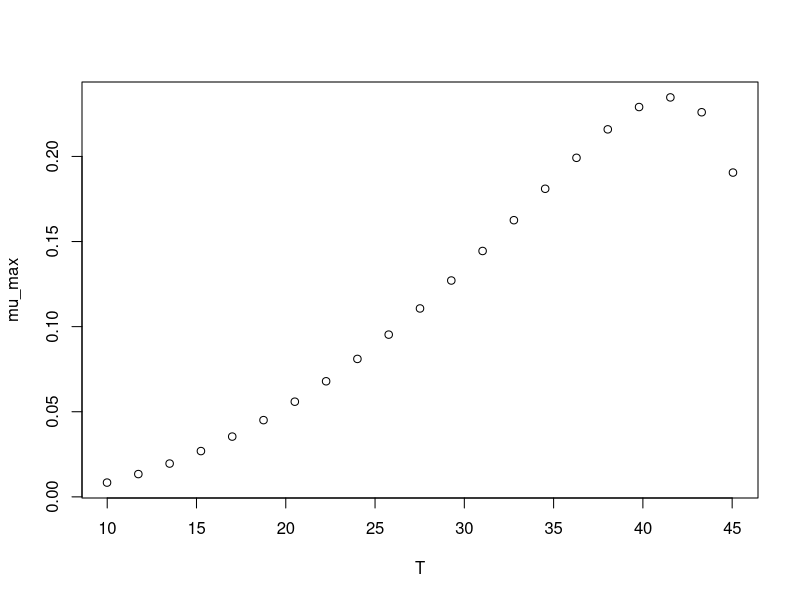

Recreate this plot in R.
#############################
# start of Parameter script
#############################
T <- seq(9.99000999000999,45.045,length.out=21)
#############################
# end of Parameter script
#############################
############################# 
# start of Model script Gropin ID 1171 
#############################
 
# constant coefficients for this model
 
variables <- data.frame(T)
argumentsPar <- expand.grid(variables)
 
# heart of the model
response_surface <- function(T) {
   mumax <-0.00019*((T-3.35)^2)*(1-exp(0.29*(T-48.01)))

return(mumax=mumax)
} 

# output parameters
mumax <- cbind(argumentsPar,response_surface(argumentsPar['T']))
colnames(mumax) <- c(colnames(argumentsPar),'mumax')
#############################
# End of Model script
#############################
############################# 
# start of Visualisation script Gropin ID 1171 
#############################
plot(T,mumax$mumax,
                          xlab='T',
                          ylab='mu_max')
#############################
# End of Visualisation script
#############################
